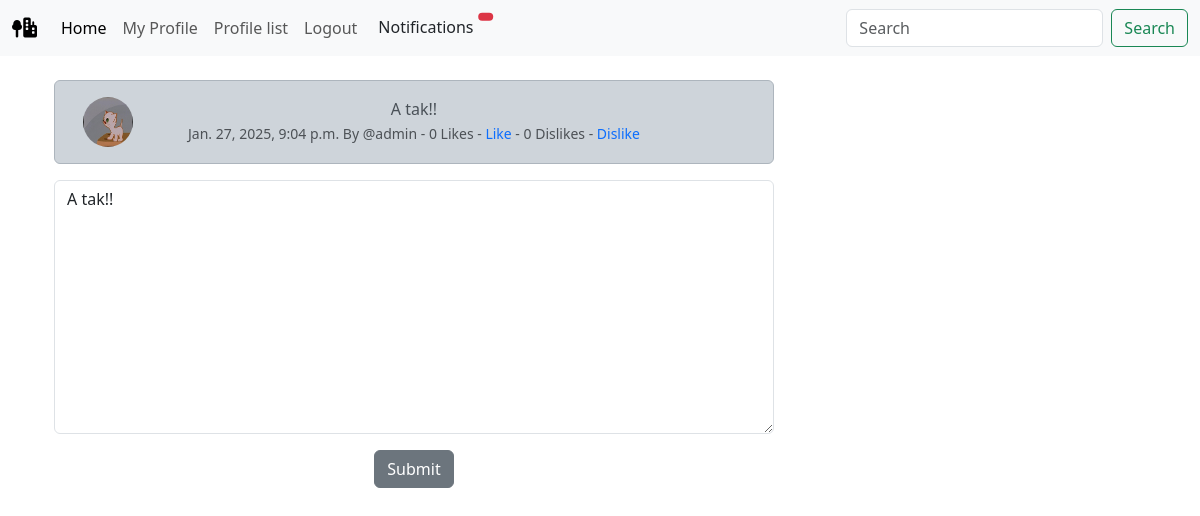
/comment/1/edit_reply/2 (signed in), run on the app's committed database.
### yard/models.py (models this page shows, shortened)
class ReplyToYardComment(models.Model):
    comment = models.ForeignKey(CommentYard, related_name="replies", on_delete=models.CASCADE)
    user = models.ForeignKey(User, related_name="reply_author", on_delete=models.DO_NOTHING, null=True)
    body = models.TextField(max_length=250)
    created_at = models.DateTimeField(auto_now_add=True)
    likes = models.ManyToManyField(User, related_name="reply_like", blank=True)
    dislikes = models.ManyToManyField(User, related_name="reply_dislike", blank=True)
    def number_of_likes(self):
        return self.likes.count()
    def number_of_dislikes(self):
        return self.dislikes.count()
    class Meta:
        ordering = ['-created_at']

class Profile(models.Model):
    user = models.OneToOneField(User, on_delete=models.CASCADE)
    follows = models.ManyToManyField("self", related_name="followed_by", symmetrical=False, blank=True)
    date_modified = models.DateTimeField(User, auto_now=True)
    profile_image = models.ImageField(blank=True, upload_to="images/profile/", default="default_profile_pic.png")
    profile_bio = models.CharField(null=True, blank=True, max_length=1500)
    homepage_link = models.CharField(null=True, blank=True, max_length=100)
    facebook_link = models.CharField(null=True, blank=True, max_length=100)
    instagram_link = models.CharField(null=True, blank=True, max_length=100)
    linkedin_link = models.CharField(null=True, blank=True, max_length=100)
    youtube_link = models.CharField(null=True, blank=True, max_length=100)

### yard/views.py (the view)
# urls.py: path('comment/<int:pk>/edit_reply/<int:pc>', views.PostReplyView.reply_edit, name="edit_reply"),
    def reply_edit(request, pk, pc):
        if request.user.is_authenticated:
            reply = get_object_or_404(ReplyToYardComment, id=pc)
            if request.user.username == reply.user.username:
                replyForm = ReplyToCommentForm(request.POST or None, instance=reply)
                comment = get_object_or_404(CommentYard, pk=pk)
                if request.method == "POST":
                    if replyForm.is_valid():
                        replies = replyForm.save(commit=False)
                        replies.user = request.user
                        replies.yard = comment
                        replies.save()
                        messages.success(request, ("It is done!"))
                        return redirect('home')
                else:
                    return render(request, "yard/edit_reply.html", {'replyForm':replyForm, 'reply':reply})
            else:
                messages.success(request, ("not your comment"))
                return redirect('home')
        else:
            messages.success(request, ("Please log in."))
            return redirect('login')

### yard/forms.py
class ReplyToCommentForm(forms.ModelForm):
    body = forms.CharField(required=True, widget=forms.widgets.Textarea(attrs={"placeholder": "Reply to comment", "class":"form-control",}), label="", max_length=250, )
    class Meta:
        model = ReplyToYardComment
        field = ['body']
        exclude = ("user", "likes", "dislikes", "yard", "comment")

### yard/templates/yard/edit_reply.html (shortened to what this page needs)
{% extends 'base.html' %}
{% load static %}
{% block content %}
<div class="container text-center">
<div class="row">
    <div class="col-8">
            <div class="alert alert-dark" role="alert">
            <div class="container">
                <div class="row">
                  <div class="col-1">
                    {% if reply.user.profile.profile_image %}
                    <img src="{{ reply.user.profile.profile_image.url }}" alt="" class="rounded-circle" width=50 height=50>
                    {% else %}
                    <img src="{% static 'images/default_profile_pic.png' %}" alt="{{reply.user.username}}" class="rounded-circle" width=50 height=50>
                    {% endif %}
                  </div>
                  <div class="col-10">
                        {{ reply.body }}<br/>
                        <small class="text-muted">
                            {{ reply.created_at }} By @{{ reply.user.username|lower}}
                            {% if user in yard.likes.all %}
                            - {{reply.number_of_likes}} Likes - <a href="{% url 'reply_like' reply.id %}">Unlike</a>
                            {% else %}
                            - {{reply.number_of_likes}} Likes - <a href="{% url 'reply_like' reply.id %}">Like</a>
                            {% endif %}
                            {% if user in reply.dislikes.all %}
                            - {{reply.number_of_dislikes}} Disikes - <a href="{% url 'reply_dislike' reply.id %}">Undislike</a>
                            {% else %}
                            - {{reply.number_of_dislikes}} Dislikes - <a href="{% url 'reply_dislike' reply.id %}">Dislike</a>
                            {% endif %}
                        </small>
                </div><br/><br/>
              </div>
            </div>
          </div>
        {% if replyForm %}
        <form method=POST>
            {{ replyForm.as_p }}
            <button type="submit" class="btn btn-secondary">Submit</button>
        </form>
        {% endif %}
    </div>
</div></div>
{% endblock %}

### yard/static/css/style.css (style rules this page uses)
button, a { text-decoration: none !important; }

### data on the page
ReplyToYardComment: user.profile.profile_image (picture), body "A tak!!", created_at "Jan. 27, 2025, 9:04 p.m.", user.username "admin", number_of_likes "0", number_of_dislikes "0"
